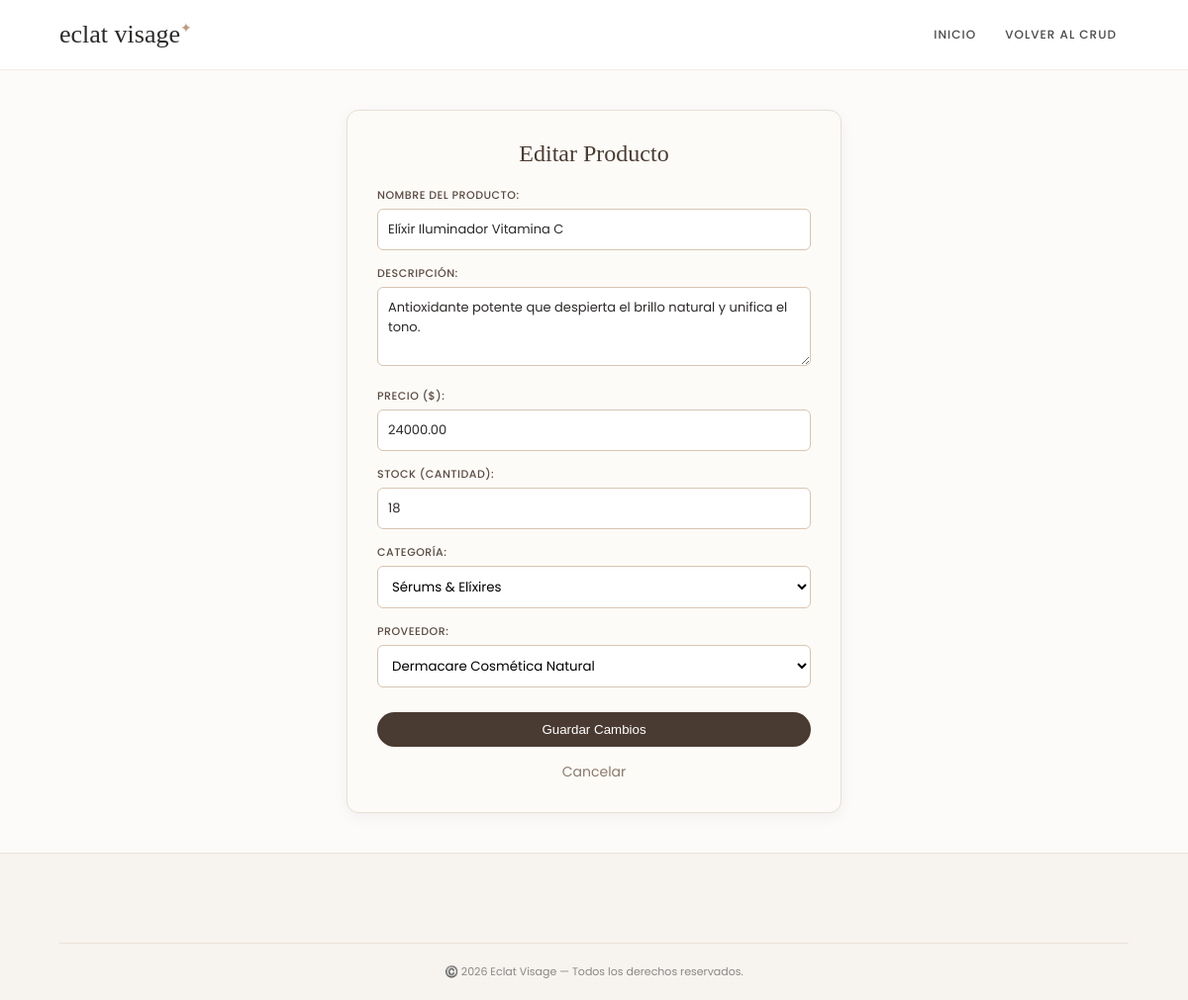
Page /CRUD/productos_editar.php?id=2 (signed in) on the committed database.
### tables this page shows
CREATE TABLE `productos` (
  `id_producto` int(11) NOT NULL AUTO_INCREMENT,
  `nombre_producto` varchar(150) NOT NULL,
  `descripcion` text DEFAULT NULL,
  `precio` decimal(10,2) NOT NULL DEFAULT 0.00,
  `stock` int(11) NOT NULL DEFAULT 0,
  `id_categoria` int(11) DEFAULT NULL,
  `id_proveedor` int(11) DEFAULT NULL,
  PRIMARY KEY (`id_producto`),
  KEY `fk_productos_categoria` (`id_categoria`),
  KEY `fk_productos_proveedores` (`id_proveedor`),
  CONSTRAINT `fk_productos_categoria` FOREIGN KEY (`id_categoria`) REFERENCES `categoria` (`id_categoria`) ON DELETE SET NULL ON UPDATE CASCADE,
  CONSTRAINT `fk_productos_proveedores` FOREIGN KEY (`id_proveedor`) REFERENCES `proveedores` (`id_proveedor`) ON DELETE SET NULL ON UPDATE CASCADE
);

CREATE TABLE `categoria` (
  `id_categoria` int(11) NOT NULL AUTO_INCREMENT,
  `nombre_categoria` varchar(100) NOT NULL,
  `descripcion` text DEFAULT NULL,
  PRIMARY KEY (`id_categoria`)
);

CREATE TABLE `proveedores` (
  `id_proveedor` int(11) NOT NULL AUTO_INCREMENT,
  `nombre_empresa` varchar(150) NOT NULL,
  `contacto` varchar(150) DEFAULT NULL,
  `telefono` varchar(50) DEFAULT NULL,
  `correo` varchar(150) DEFAULT NULL,
  `direccion` varchar(255) DEFAULT NULL,
  PRIMARY KEY (`id_proveedor`)
);

### CRUD/productos_editar.php (the view, shortened to what this page needs)
<?php
include("conexion.php");
if (isset($_GET['id'])) {
    $id = intval($_GET['id']);
    $resultado = $conexion->query("SELECT * FROM productos WHERE id_producto = $id");
    if ($resultado->num_rows > 0) {
        $producto = $resultado->fetch_assoc();
    } else {
        header("Location: productos_crud.php");
        exit();
    }
} else {
    header("Location: productos_crud.php");
    exit();
}
$categorias = $conexion->query("SELECT * FROM categoria");
$proveedores = $conexion->query("SELECT * FROM proveedores");
?>
<!DOCTYPE html>
<html lang="es">
<head>
    <link rel="stylesheet" href="../estilos.css">
</head>
<body>
    <header class="header">
        <div class="logo">eclat visage<span>✦</span></div>
        <nav class="nav">
            <a href="../index.html">INICIO</a>
            <a href="productos_crud.php">VOLVER AL CRUD</a>
        </nav>
    </header>
    <main>
        <div class="form-container">
            <h2>Editar Producto</h2>
            <form action="productos_editar.php?id=<?php echo $producto['id_producto']; ?>" method="POST">
                <div class="form-group">
                    <label>Nombre del Producto:</label>
                    <input type="text" name="nombre_productos" value="<?php echo htmlspecialchars($producto['nombre_producto']); ?>" required>
                </div>
                <div class="form-group">
                    <label>Descripción:</label>
                    <textarea name="descripcion"><?php echo htmlspecialchars($producto['descripcion']); ?></textarea>
                </div>
                <div class="form-group">
                    <label>Precio ($):</label>
                    <input type="number" step="0.01" name="precio" value="<?php echo $producto['precio']; ?>" required>
                </div>
                <div class="form-group">
                    <label>Stock (Cantidad):</label>
                    <input type="number" name="stock" value="<?php echo $producto['stock']; ?>" required>
                </div>
                <div class="form-group">
                    <label>Categoría:</label>
                    <select name="id_categoria" required>
                        <?php while ($cat = $categorias->fetch_assoc()): ?>
                            <option value="<?php echo $cat['id_categoria']; ?>" <?php echo ($cat['id_categoria'] == $producto['id_categoria']) ? 'selected' : ''; ?>>
                                <?php echo htmlspecialchars($cat['nombre_categoria']); ?>
                            </option>
                        <?php endwhile; ?>
                    </select>
                </div>
                <div class="form-group">
                    <label>Proveedor:</label>
                    <select name="id_proveedor" required>
                        <?php while ($prov = $proveedores->fetch_assoc()): ?>
                            <option value="<?php echo $prov['id_proveedor']; ?>" <?php echo ($prov['id_proveedor'] == $producto['id_proveedor']) ? 'selected' : ''; ?>>
                                <?php echo htmlspecialchars($prov['nombre_empresa']); ?>
                            </option>
                        <?php endwhile; ?>
                    </select>
                </div>
                <button type="submit" name="actualizar" class="btn-guardar">Guardar Cambios</button>
                <a href="productos_crud.php" class="btn-cancelar">Cancelar</a>
            </form>
        </div>
    </main>
    <footer class="footer">
        <div class="copyright">
            ©️ 2026 Eclat Visage — Todos los derechos reservados.
        </div>
    </footer>
</body>
</html>

### estilos.css (style rules this page uses)
* { margin: 0; padding: 0; box-sizing: border-box; }
body { font-family: 'Poppins', sans-serif; background-color: #fcfbfa; color: #2c2a29; min-height: 100vh; display: flex; flex-direction: column; }
.header { display: flex; justify-content: space-between; align-items: center; padding: 20px 5%; background-color: #ffffff; border-bottom: 1px solid #f2ede7; }
.logo { font-family: 'Playfair Display', serif; font-size: 26px; font-weight: 500; }
.logo span { font-size: 14px; color: #bc9c82; vertical-align: super; }
.nav { display: flex; align-items: center; flex-wrap: wrap; gap: 5px; }
.nav a { text-decoration: none; color: #4a4a4a; font-size: 12px; font-weight: 500; margin: 0 12px; letter-spacing: 1px; transition: color 0.3s ease; }
.registro-card, .form-container { background-color: #ffffff; width: 100%; max-width: 450px; padding: 40px 35px; border-radius: 8px; box-shadow: 0 10px 25px rgba(0, 0, 0, 0.05); text-align: center; border: 1px solid #f2ede7; margin: 40px auto; }
.registro-card h2, .form-container h2 { font-family: 'Playfair Display', serif; font-size: 24px; font-weight: 500; color: #2c2a29; margin-bottom: 6px; }
.registro-card .campo, .form-group { text-align: left; margin-bottom: 18px; }
.registro-card label, .form-group label { display: block; font-size: 11px; font-weight: 600; letter-spacing: 0.5px; color: #4a4a4a; text-transform: uppercase; margin-bottom: 6px; }
.registro-card input, .form-group input, .form-group textarea { width: 100%; padding: 12px 14px; border: 1px solid #e3d4c7; border-radius: 4px; font-family: 'Poppins', sans-serif; font-size: 13px; color: #2c2a29; background-color: #fcfbfa; outline: none; transition: all 0.3s ease; box-sizing: border-box; }
.form-group textarea { resize: vertical; height: 100px; }
.footer, .footer-crud { background-color: #f7f3ee; color: #333; padding: 50px 5% 20px; border-top: 1px solid #e8e2d9; font-size: 13px; }
.copyright { text-align: center; margin-top: 40px; padding-top: 20px; border-top: 1px solid #e8e2d9; color: #888; font-size: 11px; }

### CRUD/productos_editar.php (style rules this page uses)
.form-container { max-width: 500px; margin: 40px auto; background: #fdfbf7; padding: 30px; border-radius: 12px; box-shadow: 0 4px 15px rgba(0,0,0,0.05); border: 1px solid #e6dfd5; }
.form-container h2 { font-family: 'Playfair Display', serif; color: #4a3b32; margin-bottom: 20px; text-align: center; }
.form-group { margin-bottom: 15px; }
.form-group label { display: block; margin-bottom: 5px; color: #5a4a42; font-weight: 500; }
.form-group input, .form-group textarea, .form-group select { width: 100%; padding: 10px; border: 1px solid #d8c5b2; border-radius: 6px; background: #fff; box-sizing: border-box; font-family: 'Poppins', sans-serif; }
.form-group textarea { resize: vertical; height: 80px; }
.btn-guardar { background-color: #4a3b32; color: #fff; padding: 10px 20px; border: none; border-radius: 20px; cursor: pointer; font-weight: 500; width: 100%; margin-top: 10px; transition: background 0.3s; }
.btn-cancelar { display: block; text-align: center; margin-top: 15px; color: #8c7a6b; text-decoration: none; font-size: 14px; }

### rows in the picture
productos: nombre_productos "Elíxir Iluminador Vitamina C", descripcion "Antioxidante potente que despierta el brillo natural y unifica el tono.", precio "24000.00", stock "18", id_categoria "Sérums & Elíxires", id_proveedor "Dermacare Cosmética Natural"
